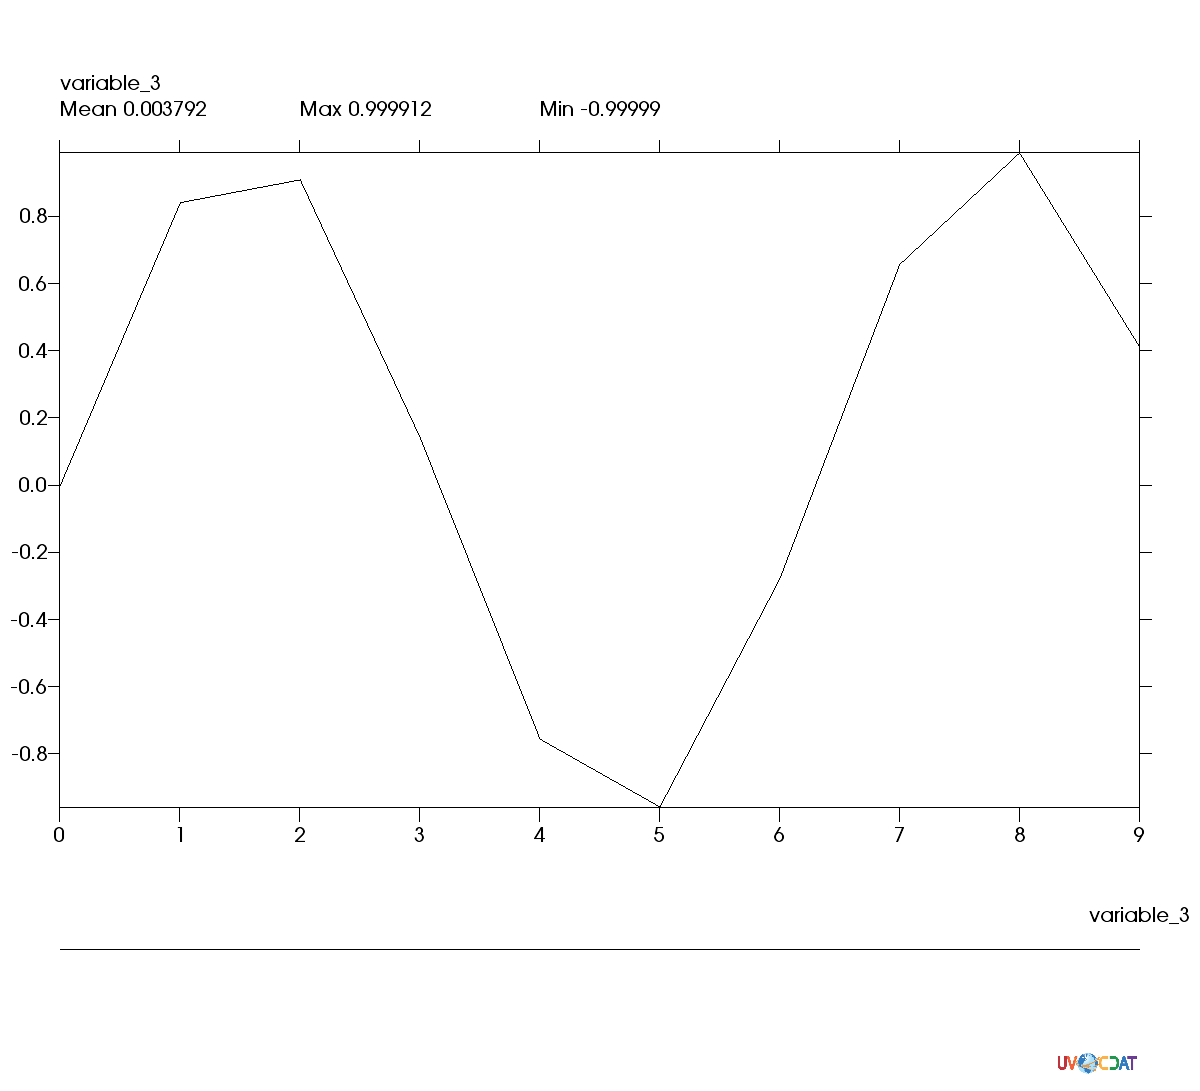

Recreate this plot in Python.
import vcs,numpy,os,sys
src=sys.argv[1]
pth = os.path.join(os.path.dirname(src),"..")
sys.path.append(pth)
import checkimage

x=vcs.init()
x.setbgoutputdimensions(1200,1091,units="pixels")

d = numpy.sin(numpy.arange(100))
d=numpy.reshape(d,(10,10))


one = x.createoneD()

x.plot(d,one,bg=1)


fnm = "test_1D_with_manyDs.png"
x.png(fnm)

print "fnm:",fnm
print "src:",src
ret = checkimage.check_result_image(fnm,src,checkimage.defaultThreshold)
sys.exit(ret)
